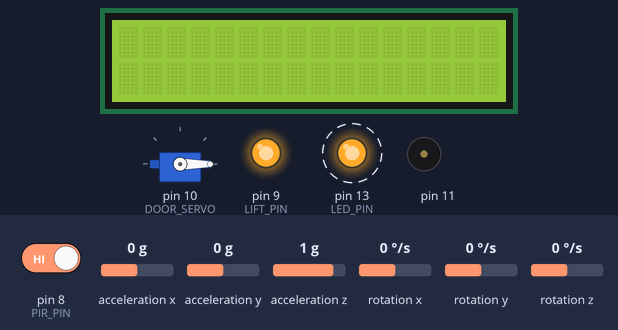
The sketch below on a simulated Arduino Uno, built with avr-gcc and run on an emulated ATmega328P. Parts: 16×2 character LCD, servo, output pins drawn as LEDs (lit = HIGH), buzzer (waves = sounding). Dashed ring = blinking. Inputs (shaded band) come from the test bench; at power-on: acceleration x 0 g, pin 8 (PIR_PIN) HIGH, acceleration y 0 g, acceleration z 1 g, rotation x 0 °/s, rotation y 0 °/s, rotation z 0 °/s. What the sketch prints to the serial monitor is not drawn.

Above: at 1.2 s.
1.3 s: acceleration x set to -0.4 g
4.3 s: acceleration x set to -1.4 g
At 4.3 s:
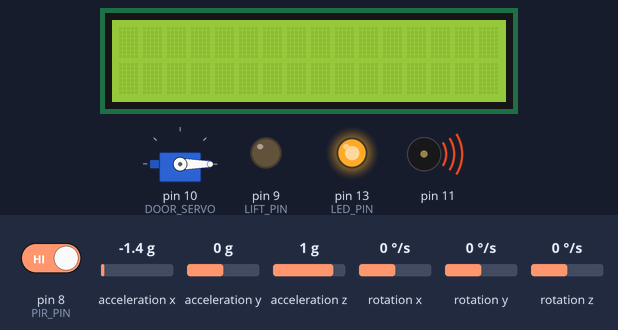
At 6.39 s:
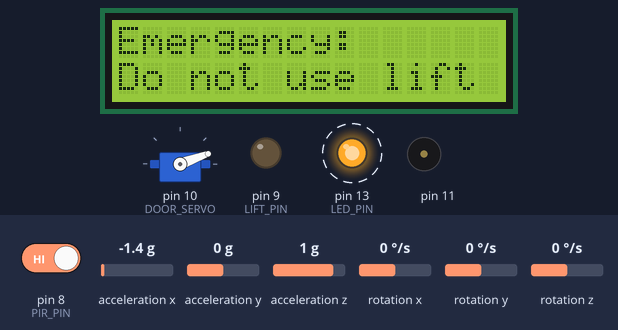
Timing chart, 0 to 17.4 s (numbered marks = the images above; inputs shaded):
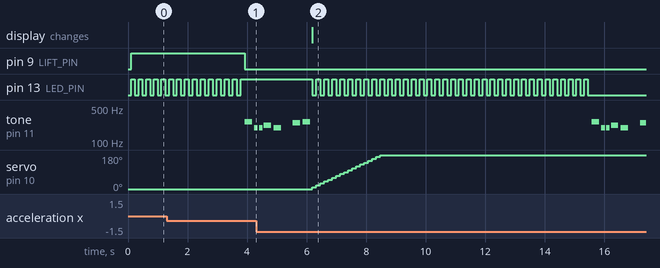

The sketch:

big_d_project.ino
```cpp
// I2C device class (I2Cdev) demonstration Arduino sketch for MPU6050 class
// 10/7/2011 by Jeff Rowberg <jeff@rowberg.net>
// Updates should (hopefully) always be available at https://github.com/jrowberg/i2cdevlib
//
// Changelog:
//      2013-05-08 - added multiple output formats
//                 - added seamless Fastwire support
//      2011-10-07 - initial release

/* ============================================
I2Cdev device library code is placed under the MIT license
Copyright (c) 2011 Jeff Rowberg

Permission is hereby granted, free of charge, to any person obtaining a copy
of this software and associated documentation files (the "Software"), to deal
in the Software without restriction, including without limitation the rights
to use, copy, modify, merge, publish, distribute, sublicense, and/or sell
copies of the Software, and to permit persons to whom the Software is
furnished to do so, subject to the following conditions:

The above copyright notice and this permission notice shall be included in
all copies or substantial portions of the Software.

THE SOFTWARE IS PROVIDED "AS IS", WITHOUT WARRANTY OF ANY KIND, EXPRESS OR
IMPLIED, INCLUDING BUT NOT LIMITED TO THE WARRANTIES OF MERCHANTABILITY,
FITNESS FOR A PARTICULAR PURPOSE AND NONINFRINGEMENT. IN NO EVENT SHALL THE
AUTHORS OR COPYRIGHT HOLDERS BE LIABLE FOR ANY CLAIM, DAMAGES OR OTHER
LIABILITY, WHETHER IN AN ACTION OF CONTRACT, TORT OR OTHERWISE, ARISING FROM,
OUT OF OR IN CONNECTION WITH THE SOFTWARE OR THE USE OR OTHER DEALINGS IN
THE SOFTWARE.
===============================================
*/

// I2Cdev and MPU6050 must be installed as libraries, or else the .cpp/.h files
// for both classes must be in the include path of your project
#include "I2Cdev.h"
#include "MPU6050.h"
#include <Servo.h>
#include <LiquidCrystal.h>

const int rs = 7, en = 6, d4 = 5, d5 = 4, d6 = 3, d7 = 2;
LiquidCrystal lcd(rs, en, d4, d5, d6, d7);

// Arduino Wire library is required if I2Cdev I2CDEV_ARDUINO_WIRE implementation
// is used in I2Cdev.h
#if I2CDEV_IMPLEMENTATION == I2CDEV_ARDUINO_WIRE
    #include "Wire.h"
#endif

// class default I2C address is 0x68
// specific I2C addresses may be passed as a parameter here
// AD0 low = 0x68 (default for InvenSense evaluation board)
// AD0 high = 0x69
MPU6050 accelgyro;
//MPU6050 accelgyro(0x69); // <-- use for AD0 high
//MPU6050 accelgyro(0x68, &Wire1); // <-- use for AD0 low, but 2nd Wire (TWI/I2C) object

int16_t ax, ay, az;
int16_t gx, gy, gz;

// uncomment "OUTPUT_READABLE_ACCELGYRO" if you want to see a tab-separated
// list of the accel X/Y/Z and then gyro X/Y/Z values in decimal. Easy to read,
// not so easy to parse, and slow(er) over UART.
#define OUTPUT_READABLE_ACCELGYRO

// uncomment "OUTPUT_BINARY_ACCELGYRO" to send all 6 axes of data as 16-bit
// binary, one right after the other. This is very fast (as fast as possible
// without compression or data loss), and easy to parse, but impossible to read
// for a human.
//#define OUTPUT_BINARY_ACCELGYRO


#define LED_PIN 13
Servo DOOR_SERVO;
#define LIFT_PIN 9
#define PIR_PIN 8

#define NOTE_C4  262
#define NOTE_G3  196
#define NOTE_A3  220
#define NOTE_B3  247
#define NOTE_C4  262

// notes in the melody:
int melody[] = {
  NOTE_C4, NOTE_G3, NOTE_G3, NOTE_A3, NOTE_G3, 0, NOTE_B3, NOTE_C4
};

// note durations: 4 = quarter note, 8 = eighth note, etc.:
int noteDurations[] = {
  4, 8, 8, 4, 4, 4, 4, 4
};


bool blinkState = false;

// help check for shakiness
double prev_speeds[20] = {0.0, 0.0, 0.0, 0.0, 0.0, 0.0, 0.0, 0.0, 0.0, 0.0, 0.0, 0.0, 0.0, 0.0, 0.0, 0.0, 0.0, 0.0, 0.0, 0.0};
float seconds = 0.0;
int degreesTurned = 0;
bool stoplift = false;
bool liftOpen = true;
int degreesTurnedDoor = 0;
bool is_shaky;
bool is_played = false;
bool is_played_second = false;


void setup() {
    // set up the LCD's number of columns and rows:
    lcd.begin(16, 2);

    // join I2C bus (I2Cdev library doesn't do this automatically)
    #if I2CDEV_IMPLEMENTATION == I2CDEV_ARDUINO_WIRE
        Wire.begin();
    #elif I2CDEV_IMPLEMENTATION == I2CDEV_BUILTIN_FASTWIRE
        Fastwire::setup(400, true);
    #endif

    // Wire.setWireTimeout(300, true); // if the gyro "freezes" after a while then it will "unfreeze itself"

    // initialize serial communication
    // (38400 chosen because it works as well at 8MHz as it does at 16MHz, but
    // it's really up to you depending on your project)
    Serial.begin(38400);

    // initialize device
    Serial.println("Initializing I2C devices...");
    accelgyro.initialize();

    // verify connection
    Serial.println("Testing device connections...");
    Serial.println(accelgyro.testConnection() ? "MPU6050 connection successful" : "MPU6050 connection failed");

    // use the code below to change accel/gyro offset values
    /*
    Serial.println("Updating internal sensor offsets...");
    // -76	-2359	1688	0	0	0
    Serial.print(accelgyro.getXAccelOffset()); Serial.print("\t"); // -76
    Serial.print(accelgyro.getYAccelOffset()); Serial.print("\t"); // -2359
    Serial.print(accelgyro.getZAccelOffset()); Serial.print("\t"); // 1688
    Serial.print(accelgyro.getXGyroOffset()); Serial.print("\t"); // 0
    Serial.print(accelgyro.getYGyroOffset()); Serial.print("\t"); // 0
    Serial.print(accelgyro.getZGyroOffset()); Serial.print("\t"); // 0
    Serial.print("\n");
    */

    // [-2889,-2888] --> [-5,10]	[1003,1004] --> [-8,11]	[813,814] --> [16377,16401]	[-24,-23] --> [0,4]	[17,18] --> [0,3]	[-51,-50] --> [0,2]
    accelgyro.setXAccelOffset(-2889);
    accelgyro.setYAccelOffset(1003);
    accelgyro.setZAccelOffset(813);
    accelgyro.setXGyroOffset(-24);
    accelgyro.setYGyroOffset(17);
    accelgyro.setZGyroOffset(-51);
    /*
    Serial.print(accelgyro.getXAccelOffset()); Serial.print("\t"); // -76
    Serial.print(accelgyro.getYAccelOffset()); Serial.print("\t"); // -2359
    Serial.print(accelgyro.getZAccelOffset()); Serial.print("\t"); // 1688
    Serial.print(accelgyro.getXGyroOffset()); Serial.print("\t"); // 0
    Serial.print(accelgyro.getYGyroOffset()); Serial.print("\t"); // 0
    Serial.print(accelgyro.getZGyroOffset()); Serial.print("\t"); // 0
    Serial.print("\n");
    */

    // configure Arduino LED pin for output
    pinMode(LED_PIN, OUTPUT);
    DOOR_SERVO.attach(10);
    DOOR_SERVO.write(0);
    // LIFT_SERVO.attach(9);
    pinMode(LIFT_PIN, OUTPUT);
    pinMode(PIR_PIN, INPUT);

}

void loop() {
    // read raw accel/gyro measurements from device
    accelgyro.getMotion6(&ax, &ay, &az, &gx, &gy, &gz);

    // these methods (and a few others) are also available
    //accelgyro.getAcceleration(&ax, &ay, &az);
    //accelgyro.getRotation(&gx, &gy, &gz);

    // conversion
    // value of g on Earth is 9.8 m/s^2,

    // converted to m/s^2
    double ax_converted = (double)ax / 16384 * 9.8;
    double ay_converted = (double)ay / 16384 * 9.8;
    double az_converted = (double)az / 16384 * 9.8;

    // converted to degrees per second
    double gx_converted = (double)gx / 131;
    double gy_converted = (double)gy / 131;
    double gz_converted = (double)gz / 131;


    #ifdef OUTPUT_READABLE_ACCELGYRO
        // display tab-separated accel/gyro x/y/z values
        Serial.print("a/g:\t");
        Serial.print("Acceleration-x:"); Serial.print("\t"); Serial.print(ax_converted); Serial.print("\t");
        Serial.print("Acceleration-y:"); Serial.print("\t"); Serial.print(ay_converted); Serial.print("\t");
        Serial.print("Acceleration-z:"); Serial.print("\t"); Serial.print(az_converted); Serial.print("\t");
        Serial.print("Gyroscope-x"); Serial.print("\t"); Serial.print(gx_converted); Serial.print("\t");
        Serial.print("Gyroscope-y"); Serial.print("\t"); Serial.print(gy_converted); Serial.print("\t");
        Serial.print("Gyroscope-z"); Serial.print("\t"); Serial.println(gz_converted);

    //     Serial.print("a/g:\t");
    //     Serial.print("Acceleration-x:"); Serial.print("\t"); Serial.print(ax); Serial.print("\t");
    //     Serial.print("Acceleration-y:"); Serial.print("\t"); Serial.print(ay); Serial.print("\t");
    //     Serial.print("Acceleration-z:"); Serial.print("\t"); Serial.print(az); Serial.print("\t");
    //     Serial.print("Gyroscope-x"); Serial.print("\t"); Serial.print(gx); Serial.print("\t");
    //     Serial.print("Gyroscope-y"); Serial.print("\t"); Serial.print(gy); Serial.print("\t");
    //     Serial.print("Gyroscope-z"); Serial.print("\t"); Serial.println(gz);
    #endif

    // #ifdef OUTPUT_BINARY_ACCELGYRO
    //     Serial.write((uint8_t)(ax >> 8)); Serial.write((uint8_t)(ax & 0xFF));
    //     Serial.write((uint8_t)(ay >> 8)); Serial.write((uint8_t)(ay & 0xFF));
    //     Serial.write((uint8_t)(az >> 8)); Serial.write((uint8_t)(az & 0xFF));
    //     Serial.write((uint8_t)(gx >> 8)); Serial.write((uint8_t)(gx & 0xFF));
    //     Serial.write((uint8_t)(gy >> 8)); Serial.write((uint8_t)(gy & 0xFF));
    //     Serial.write((uint8_t)(gz >> 8)); Serial.write((uint8_t)(gz & 0xFF));
    // #endif

    int val = digitalRead(PIR_PIN);
    Serial.print("PIR pin: ");
    Serial.print(val);

    // threshold
    int THRESHOLD = 2; // assign later
    for (int i = 1; i < 20; i++) {
      prev_speeds[i-1] = prev_speeds[i];
    }
    // prev_speeds[std::end(prev_speeds) - std::begin(prev_speeds) -1] = i;

    // we will do for x-accel first bc idk (can be a vector which might be better)
    prev_speeds[20 -1] = ax_converted;

    // to find max and min in this array
    double lowest = 20.0; // 2g is 2 * 9.8 = 19.6, which is the highest possible value as of now
    double highest = - 20.0; // same as above but negative

    for (int i = 0; i < 20; i++) {
      if (prev_speeds[i] < lowest ) {
        lowest = prev_speeds[i];
      } else if (prev_speeds[i] > highest) {
        highest = prev_speeds[i];
      }
    }

    if (highest - lowest > THRESHOLD) {
      is_shaky = true;
      Serial.print("ALERT");
    }

    if (is_shaky) {
      Serial.print(" seconds should be added");
      seconds += 0.1;
      // degreesTurnedDoor = 0;
    }
    Serial.print(seconds);

    if (seconds >= 2.0 || stoplift) {
      digitalWrite(LIFT_PIN, LOW);
    } else {
      Serial.print("lift pin is high");
      digitalWrite(LIFT_PIN, HIGH);
    }
    if (!is_played && seconds >= 2) {
      for (int thisNote = 0; thisNote < 8; thisNote++) {

        // to calculate the note duration, take one second
        // divided by the note type.
        //e.g. quarter note = 1000 / 4, eighth note = 1000/8, etc.
        int noteDuration = 1000 / noteDurations[thisNote];
        tone(11, melody[thisNote], noteDuration);

        // to distinguish the notes, set a minimum time between them.
        // the note's duration + 30% seems to work well:
        int pauseBetweenNotes = noteDuration * 1.30;
        delay(pauseBetweenNotes);
        // stop the tone playing:
        noTone(8);
      }
      is_played = true;
    }

    if (seconds >= 2 && seconds < 8) {

      lcd.print("Emergency:");
      lcd.setCursor(0, 1);
      lcd.print("Do not use lift");
      lcd.setCursor(0, 2);


      stoplift = true;

      // is_shaky = false;
      liftOpen = true;


      // if (val > 0.0 && degreesTurnedDoor < 180) {
      if (degreesTurnedDoor < 180) {
        degreesTurnedDoor += 10;

        Serial.println(degreesTurnedDoor);
        DOOR_SERVO.write(degreesTurnedDoor);
      }

    }
    if (seconds >= 9 && liftOpen) {
      if (!is_played_second) {
        for (int thisNote = 0; thisNote < 8; thisNote++) {

          // to calculate the note duration, take one second
          // divided by the note type.
          //e.g. quarter note = 1000 / 4, eighth note = 1000/8, etc.
          int noteDuration = 1000 / noteDurations[thisNote];
          tone(11, melody[thisNote], noteDuration);

          // to distinguish the notes, set a minimum time between them.
          // the note's duration + 30% seems to work well:
          int pauseBetweenNotes = noteDuration * 1.30;
          delay(pauseBetweenNotes);
          // stop the tone playing:
          noTone(8);
        }
        is_played_second = true;
      }


      is_shaky = false;
      degreesTurnedDoor -= 10;
      if (degreesTurnedDoor == 0) {
        seconds = 0;
      }

      Serial.println(degreesTurnedDoor);
      DOOR_SERVO.write(degreesTurnedDoor);


    }
    // idk whether this is fine
    // else {
    //   is_shaky = false
    // }

    // for printing to serial monitor
    // for (int i = 0; i < 20; i++) {
    //   cout << prev_speeds[i] << " ";
    // }
    // cout << "\n";


    // blink LED to indicate activity
    blinkState = !blinkState;
    digitalWrite(LED_PIN, blinkState);

    // if (degreesTurned == 360) {
    //   degreesTurned = 0;
    // }

    // for the lift servo
    // if (!stoplift) {
    //   degreesTurned += 60;
    // }


    // LIFT_SERVO.write(degreesTurned);
    // total delay is 100

    // LIFT_SERVO.write(180);

    delay(100);
}
```

Measured:
- after the input at 1.3 s, pin 9 (LIFT_PIN): HIGH → LOW after 2.6 s; tone on pin 11: silent → 262 Hz after 2.6 s, → silent 0.25 s later, → 196 Hz 0.08 s later
- by itself, pin 13 (LED_PIN): alternates HIGH for 0.13 s and LOW for 0.13 s, 71 changes in all, then stays LOW
